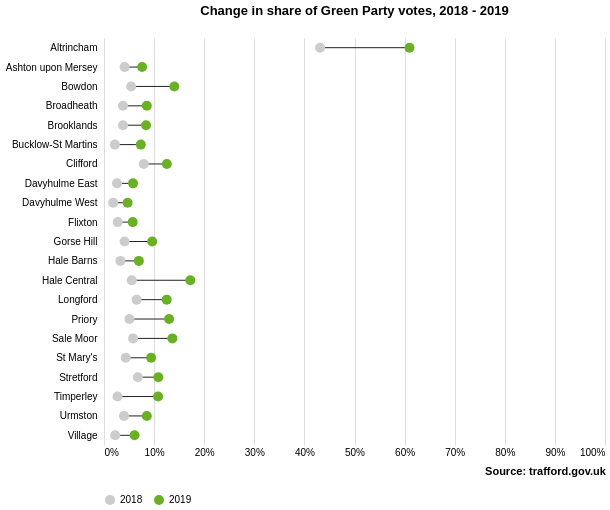

Source (Vega-Lite JSON):
### Vega-Lite specification from a JSON file in a GitHub repository (floating-point values rounded to 4 significant figures)
{"$schema": "https://vega.github.io/schema/vega-lite/v3.json", "description": "Visualisation showing how the share of votes for the Green Party has changed between the Trafford local elections in 2018 and 2019.", "autosize": {"type": "fit"}, "width": 600, "height": 500, "title": {"text": "Change in share of Green Party votes, 2018 - 2019", "offset": 20}, "data": {"values": [{"area_code": "E05000819", "area_name": "Altrincham", "year": 2018, "electorate": 8892, "ballots_issued": 8266, "spoiled_ballots": 257, "percentage_turnout": 46.5, "conservative_vote": 2728, "green_vote": 3565, "labour_vote": 1501, "liberal_democrats_vote": 211, "ukip_vote": "NA"}, {"area_code": "E05000820", "area_name": "Ashton upon Mersey", "year": 2018, "electorate": 7617, "ballots_issued": 3590, "spoiled_ballots": 6, "percentage_turnout": 47.1, "conservative_vote": 1677, "green_vote": 148, "labour_vote": 1568, "liberal_democrats_vote": 138, "ukip_vote": 53}, {"area_code": "E05000821", "area_name": "Bowdon", "year": 2018, "electorate": 7335, "ballots_issued": 3121, "spoiled_ballots": 5, "percentage_turnout": 42.5, "conservative_vote": 2130, "green_vote": 169, "labour_vote": 422, "liberal_democrats_vote": 356, "ukip_vote": 39}, {"area_code": "E05000822", "area_name": "Broadheath", "year": 2018, "electorate": 9891, "ballots_issued": 4218, "spoiled_ballots": 5, "percentage_turnout": 42.6, "conservative_vote": 1716, "green_vote": 160, "labour_vote": 2077, "liberal_democrats_vote": 170, "ukip_vote": 56}, {"area_code": "E05000823", "area_name": "Brooklands", "year": 2018, "electorate": 7844, "ballots_issued": 4080, "spoiled_ballots": 4, "percentage_turnout": 52, "conservative_vote": 1755, "green_vote": 155, "labour_vote": 1939, "liberal_democrats_vote": 170, "ukip_vote": 55}, {"area_code": "E05000824", "area_name": "Bucklow-St Martins", "year": 2018, "electorate": 7101, "ballots_issued": 2027, "spoiled_ballots": 4, "percentage_turnout": 28.5, "conservative_vote": 424, "green_vote": 44, "labour_vote": 1427, "liberal_democrats_vote": 38, "ukip_vote": 90}, {"area_code": "E05000825", "area_name": "Clifford", "year": 2018, "electorate": 8183, "ballots_issued": 3212, "spoiled_ballots": 8, "percentage_turnout": 39.3, "conservative_vote": 165, "green_vote": 255, "labour_vote": 2702, "liberal_democrats_vote": 82, "ukip_vote": "NA"}, {"area_code": "E05000826", "area_name": "Davyhulme East", "year": 2018, "electorate": 7758, "ballots_issued": 3837, "spoiled_ballots": 2, "percentage_turnout": 49.5, "conservative_vote": 1388, "green_vote": 100, "labour_vote": 2205, "liberal_democrats_vote": 73, "ukip_vote": 69}, {"area_code": "E05000827", "area_name": "Davyhulme West", "year": 2018, "electorate": 7696, "ballots_issued": 3884, "spoiled_ballots": 3, "percentage_turnout": 50.5, "conservative_vote": 1403, "green_vote": 71, "labour_vote": 2230, "liberal_democrats_vote": 81, "ukip_vote": 96}, {"area_code": "E05000828", "area_name": "Flixton", "year": 2018, "electorate": 8290, "ballots_issued": 4562, "spoiled_ballots": 2, "percentage_turnout": 55, "conservative_vote": 1528, "green_vote": 125, "labour_vote": 2732, "liberal_democrats_vote": 84, "ukip_vote": 91}, {"area_code": "E05000829", "area_name": "Gorse Hill", "year": 2018, "electorate": 8357, "ballots_issued": 2799, "spoiled_ballots": 6, "percentage_turnout": 33.5, "conservative_vote": 485, "green_vote": 115, "labour_vote": 2039, "liberal_democrats_vote": 88, "ukip_vote": 66}, {"area_code": "E05000830", "area_name": "Hale Barns", "year": 2018, "electorate": 7431, "ballots_issued": 2900, "spoiled_ballots": 6, "percentage_turnout": 39, "conservative_vote": 1932, "green_vote": 95, "labour_vote": 477, "liberal_democrats_vote": 258, "ukip_vote": "NA"}, {"area_code": "E05000831", "area_name": "Hale Central", "year": 2018, "electorate": 7440, "ballots_issued": 2999, "spoiled_ballots": 7, "percentage_turnout": 40.3, "conservative_vote": 1604, "green_vote": 166, "labour_vote": 809, "liberal_democrats_vote": 364, "ukip_vote": "NA"}, {"area_code": "E05000832", "area_name": "Longford", "year": 2018, "electorate": 9128, "ballots_issued": 3658, "spoiled_ballots": 8, "percentage_turnout": 40.1, "conservative_vote": 547, "green_vote": 238, "labour_vote": 2611, "liberal_democrats_vote": 194, "ukip_vote": 60}, {"area_code": "E05000833", "area_name": "Priory", "year": 2018, "electorate": 8191, "ballots_issued": 3352, "spoiled_ballots": 6, "percentage_turnout": 40.9, "conservative_vote": 988, "green_vote": 170, "labour_vote": 2018, "liberal_democrats_vote": 170, "ukip_vote": "NA"}, {"area_code": "E05000834", "area_name": "St Mary's", "year": 2018, "electorate": 8597, "ballots_issued": 3432, "spoiled_ballots": 8, "percentage_turnout": 39.9, "conservative_vote": 2053, "green_vote": 149, "labour_vote": 1054, "liberal_democrats_vote": 167, "ukip_vote": "NA"}, {"area_code": "E05000835", "area_name": "Sale Moor", "year": 2018, "electorate": 7632, "ballots_issued": 2777, "spoiled_ballots": 5, "percentage_turnout": 36.4, "conservative_vote": 971, "green_vote": 161, "labour_vote": 1433, "liberal_democrats_vote": 207, "ukip_vote": "NA"}, {"area_code": "E05000836", "area_name": "Stretford", "year": 2018, "electorate": 7928, "ballots_issued": 3130, "spoiled_ballots": 8, "percentage_turnout": 39.5, "conservative_vote": 490, "green_vote": 211, "labour_vote": 2231, "liberal_democrats_vote": 98, "ukip_vote": 92}, {"area_code": "E05000837", "area_name": "Timperley", "year": 2018, "electorate": 8479, "ballots_issued": 4204, "spoiled_ballots": 8, "percentage_turnout": 49.6, "conservative_vote": 1694, "green_vote": 113, "labour_vote": 718, "liberal_democrats_vote": 1329, "ukip_vote": "NA"}, {"area_code": "E05000838", "area_name": "Urmston", "year": 2018, "electorate": 8591, "ballots_issued": 3890, "spoiled_ballots": 7, "percentage_turnout": 45.3, "conservative_vote": 1217, "green_vote": 155, "labour_vote": 2243, "liberal_democrats_vote": 130, "ukip_vote": 138}, {"area_code": "E05000839", "area_name": "Village", "year": 2018, "electorate": 7929, "ballots_issued": 3267, "spoiled_ballots": 6, "percentage_turnout": 41.2, "conservative_vote": 1331, "green_vote": 73, "labour_vote": 742, "liberal_democrats_vote": 1003, "ukip_vote": 106}, {"area_code": "E05000819", "area_name": "Altrincham", "year": 2019, "electorate": 8867, "ballots_issued": 3898, "spoiled_ballots": 20, "percentage_turnout": 44, "conservative_vote": 1057, "green_vote": 2377, "labour_vote": 313, "liberal_democrats_vote": 128, "ukip_vote": "NA"}, {"area_code": "E05000820", "area_name": "Ashton upon Mersey", "year": 2019, "electorate": 7500, "ballots_issued": 3588, "spoiled_ballots": 8, "percentage_turnout": 47.8, "conservative_vote": 1398, "green_vote": 273, "labour_vote": 1535, "liberal_democrats_vote": 247, "ukip_vote": 127}, {"area_code": "E05000821", "area_name": "Bowdon", "year": 2019, "electorate": 7242, "ballots_issued": 2929, "spoiled_ballots": 31, "percentage_turnout": 40.4, "conservative_vote": 1727, "green_vote": 411, "labour_vote": 351, "liberal_democrats_vote": 411, "ukip_vote": "NA"}, {"area_code": "E05000822", "area_name": "Broadheath", "year": 2019, "electorate": 9960, "ballots_issued": 4048, "spoiled_ballots": 17, "percentage_turnout": 40.6, "conservative_vote": 1219, "green_vote": 346, "labour_vote": 1904, "liberal_democrats_vote": 219, "ukip_vote": 255}, {"area_code": "E05000823", "area_name": "Brooklands", "year": 2019, "electorate": 7735, "ballots_issued": 3683, "spoiled_ballots": 18, "percentage_turnout": 47.6, "conservative_vote": 1295, "green_vote": 309, "labour_vote": 1587, "liberal_democrats_vote": 298, "ukip_vote": 174}, {"area_code": "E05000824", "area_name": "Bucklow-St Martins", "year": 2019, "electorate": 7060, "ballots_issued": 1824, "spoiled_ballots": 16, "percentage_turnout": 25.8, "conservative_vote": 327, "green_vote": 134, "labour_vote": 988, "liberal_democrats_vote": 76, "ukip_vote": 283}, {"area_code": "E05000825", "area_name": "Clifford", "year": 2019, "electorate": 8351, "ballots_issued": 3012, "spoiled_ballots": 10, "percentage_turnout": 36.1, "conservative_vote": 155, "green_vote": 378, "labour_vote": 2375, "liberal_democrats_vote": 93, "ukip_vote": "NA"}, {"area_code": "E05000826", "area_name": "Davyhulme East", "year": 2019, "electorate": 7700, "ballots_issued": 3177, "spoiled_ballots": 13, "percentage_turnout": 41.3, "conservative_vote": 695, "green_vote": 184, "labour_vote": 1929, "liberal_democrats_vote": 102, "ukip_vote": 253}, {"area_code": "E05000827", "area_name": "Davyhulme West", "year": 2019, "electorate": 7638, "ballots_issued": 3179, "spoiled_ballots": 11, "percentage_turnout": 41.6, "conservative_vote": 965, "green_vote": 150, "labour_vote": 1704, "liberal_democrats_vote": 86, "ukip_vote": 279}, {"area_code": "E05000828", "area_name": "Flixton", "year": 2019, "electorate": 8322, "ballots_issued": 3787, "spoiled_ballots": 13, "percentage_turnout": 45.5, "conservative_vote": 915, "green_vote": 217, "labour_vote": 2203, "liberal_democrats_vote": 152, "ukip_vote": 287}, {"area_code": "E05000829", "area_name": "Gorse Hill", "year": 2019, "electorate": 8391, "ballots_issued": 2620, "spoiled_ballots": 14, "percentage_turnout": 31.2, "conservative_vote": 310, "green_vote": 252, "labour_vote": 1703, "liberal_democrats_vote": 129, "ukip_vote": 212}, {"area_code": "E05000830", "area_name": "Hale Barns", "year": 2019, "electorate": 7362, "ballots_issued": 2817, "spoiled_ballots": 8, "percentage_turnout": 38.3, "conservative_vote": 1613, "green_vote": 196, "labour_vote": 378, "liberal_democrats_vote": 313, "ukip_vote": 144}, {"area_code": "E05000831", "area_name": "Hale Central", "year": 2019, "electorate": 7388, "ballots_issued": 2973, "spoiled_ballots": 29, "percentage_turnout": 40.2, "conservative_vote": 1430, "green_vote": 512, "labour_vote": 447, "liberal_democrats_vote": 555, "ukip_vote": "NA"}, {"area_code": "E05000832", "area_name": "Longford", "year": 2019, "electorate": 9098, "ballots_issued": 3242, "spoiled_ballots": 32, "percentage_turnout": 35.6, "conservative_vote": 336, "green_vote": 406, "labour_vote": 2150, "liberal_democrats_vote": 318, "ukip_vote": "NA"}, {"area_code": "E05000833", "area_name": "Priory", "year": 2019, "electorate": 8052, "ballots_issued": 3109, "spoiled_ballots": 11, "percentage_turnout": 38.6, "conservative_vote": 679, "green_vote": 404, "labour_vote": 1511, "liberal_democrats_vote": 305, "ukip_vote": 199}, {"area_code": "E05000834", "area_name": "St Mary's", "year": 2019, "electorate": 8611, "ballots_issued": 3126, "spoiled_ballots": 13, "percentage_turnout": 36.3, "conservative_vote": 1527, "green_vote": 294, "labour_vote": 920, "liberal_democrats_vote": 188, "ukip_vote": 184}, {"area_code": "E05000835", "area_name": "Sale Moor", "year": 2019, "electorate": 7549, "ballots_issued": 2601, "spoiled_ballots": 32, "percentage_turnout": 34.5, "conservative_vote": 664, "green_vote": 355, "labour_vote": 1347, "liberal_democrats_vote": 203, "ukip_vote": "NA"}, {"area_code": "E05000836", "area_name": "Stretford", "year": 2019, "electorate": 7843, "ballots_issued": 2804, "spoiled_ballots": 12, "percentage_turnout": 35.8, "conservative_vote": 329, "green_vote": 304, "labour_vote": 1843, "liberal_democrats_vote": 107, "ukip_vote": 208}, {"area_code": "E05000837", "area_name": "Timperley", "year": 2019, "electorate": 8410, "ballots_issued": 3918, "spoiled_ballots": 23, "percentage_turnout": 46.6, "conservative_vote": 1266, "green_vote": 423, "labour_vote": "NA", "liberal_democrats_vote": 1653, "ukip_vote": 187}, {"area_code": "E05000838", "area_name": "Urmston", "year": 2019, "electorate": 8472, "ballots_issued": 3394, "spoiled_ballots": 17, "percentage_turnout": 40.1, "conservative_vote": 724, "green_vote": 290, "labour_vote": 1844, "liberal_democrats_vote": 179, "ukip_vote": 340}, {"area_code": "E05000839", "area_name": "Village", "year": 2019, "electorate": 7905, "ballots_issued": 3217, "spoiled_ballots": 18, "percentage_turnout": 40.7, "conservative_vote": 942, "green_vote": 196, "labour_vote": 456, "liberal_democrats_vote": 1310, "ukip_vote": 295}]}, "transform": [{"calculate": "(datum.green_vote/datum.ballots_issued)", "as": "vote_percentage"}], "encoding": {"x": {"field": "vote_percentage", "type": "quantitative", "scale": {"domain": [0, 1]}, "axis": {"title": "Source: trafford.gov.uk", "titleX": 441, "titleY": 20, "format": "%"}}, "y": {"field": "area_name", "type": "nominal", "axis": {"title": null, "offset": 5, "ticks": false, "minExtent": 70, "domain": false}}}, "layer": [{"mark": "line", "encoding": {"detail": {"field": "area_name", "type": "nominal"}, "color": {"value": "#212121"}, "size": {"value": 1}}}, {"mark": {"type": "point", "filled": true}, "encoding": {"color": {"field": "year", "type": "ordinal", "scale": {"domain": [2018, 2019], "range": ["#ccc", "#6ab023"]}, "legend": {"title": null, "orient": "bottom", "direction": "horizontal"}}, "size": {"value": 100}, "opacity": {"value": 1}, "tooltip": [{"field": "vote_percentage", "type": "quantitative", "title": "Share of votes", "format": ".1%"}]}}], "config": {"style": {"cell": {"stroke": "transparent"}}, "axis": {"ticks": false, "domainColor": null}}}
